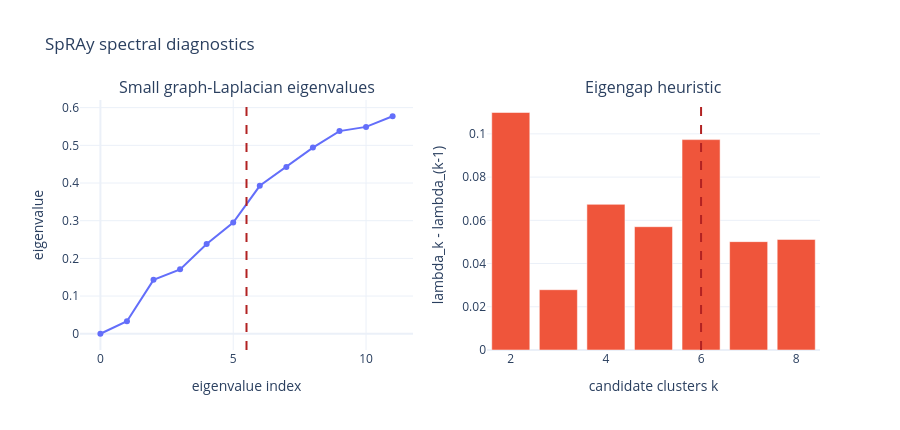
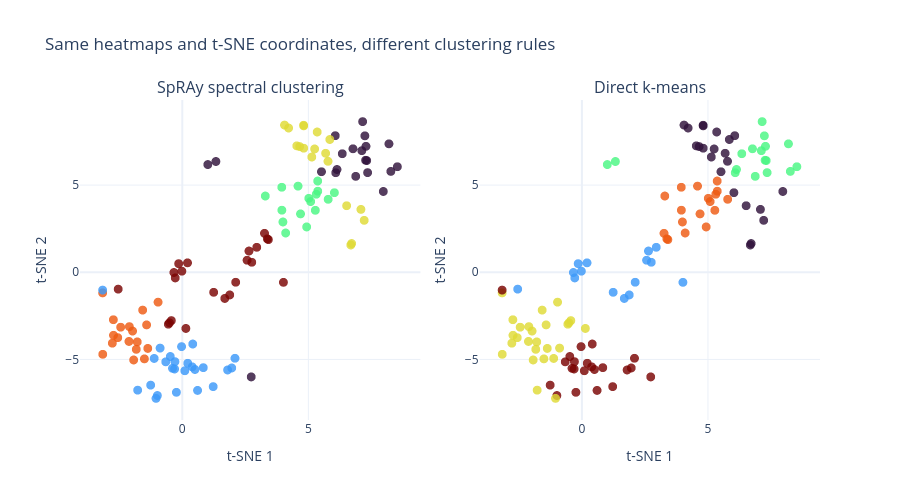

Notebook code for these charts, in order:
### Code cell
# First inspect eigenvalues/eigengaps, then compare labels on one t-SNE view.
build_spectral_diagnostics_figure(spectral_result).show()
build_cluster_comparison_figure(
    tsne_embedding,
    {
        "SpRAy spectral clustering": spectral_labels,
        "Direct k-means": kmeans_labels,
    },
).show()

### Figure 1 — Plotly figure (JSON) as saved in the notebook; plotly's stock layout.template omitted (floating-point values rounded to 4 significant figures)
{"data": [{"mode": "lines+markers", "name": "eigenvalues", "type": "scatter", "x": [0, 1, 2, 3, 4, 5, 6, 7, 8, 9, 10, 11], "xaxis": "x", "y": [5.745e-16, 0.03308, 0.143, 0.1709, 0.2382, 0.2953, 0.3926, 0.4428, 0.4939, 0.5377, 0.5489, 0.5771], "yaxis": "y"}, {"name": "eigengaps", "type": "bar", "x": [2, 3, 4, 5, 6, 7, 8], "xaxis": "x2", "y": [0.1099, 0.02789, 0.06738, 0.05705, 0.09734, 0.05014, 0.05116], "yaxis": "y2"}], "layout": {"annotations": [{"font": {"size": 16}, "showarrow": false, "text": "Small graph-Laplacian eigenvalues", "x": 0.225, "xanchor": "center", "xref": "paper", "y": 1, "yanchor": "bottom", "yref": "paper"}, {"font": {"size": 16}, "showarrow": false, "text": "Eigengap heuristic", "x": 0.775, "xanchor": "center", "xref": "paper", "y": 1, "yanchor": "bottom", "yref": "paper"}], "height": 430, "shapes": [{"line": {"color": "firebrick", "dash": "dash"}, "type": "line", "x0": 5.5, "x1": 5.5, "xref": "x", "y0": 0, "y1": 1, "yref": "y domain"}, {"line": {"color": "firebrick", "dash": "dash"}, "type": "line", "x0": 6, "x1": 6, "xref": "x2", "y0": 0, "y1": 1, "yref": "y2 domain"}], "showlegend": false, "title": {"text": "SpRAy spectral diagnostics"}, "xaxis": {"anchor": "y", "domain": [0, 0.45], "title": {"text": "eigenvalue index"}}, "xaxis2": {"anchor": "y2", "domain": [0.55, 1], "title": {"text": "candidate clusters k"}}, "yaxis": {"anchor": "x", "domain": [0, 1], "title": {"text": "eigenvalue"}}, "yaxis2": {"anchor": "x2", "domain": [0, 1], "title": {"text": "lambda_k - lambda_(k-1)"}}}}

### Figure 2 — Plotly figure (JSON) as saved in the notebook; plotly's stock layout.template omitted (floating-point values rounded to 4 significant figures)
{"data": [{"customdata": [0, 1, 2, 3, 4, 5, 6, 7, 8, 9, 10, 11, 12, 13, 14, 15, 16, 17, 18, 19, 20, 21, 22, 23, 24, 25, 26, 27, 28, 29, 30, 31, 32, 33, 34, 35, 36, 37, 38, 39, 40, 41, 42, 43, 44, 45, 46, 47, 48, 49, 50, 51, 52, 53, 54, 55, 56, 57, 58, 59, 60, 61, 62, 63, 64, 65, 66, 67, 68, 69, 70, 71, 72, 73, 74, 75, 76, 77, 78, 79, 80, 81, 82, 83, 84, 85, 86, 87, 88, 89, 90, 91, 92, 93, 94, 95, 96, 97, 98, 99, 100, 101, 102, 103, 104, 105, 106, 107, 108, 109, 110, 111, 112, 113, 114, 115, 116, 117, 118, 119], "hovertemplate": "sample %{customdata}<br>%{text}<extra></extra>", "marker": {"color": [1, 2, 3, 5, 1, 4, 3, 2, 4, 3, 3, 5, 1, 0, 4, 3, 5, 1, 0, 0, 2, 1, 4, 0, 0, 0, 5, 5, 1, 1, 4, 4, 2, 1, 5, 3, 0, 2, 1, 1, 0, 5, 1, 0, 2, 3, 1, 1, 2, 4, 1, 0, 1, 5, 5, 4, 4, 1, 3, 3, 1, 5, 5, 4, 3, 3, 2, 1, 3, 5, 0, 5, 2, 0, 4, 3, 3, 0, 3, 0, 1, 5, 4, 0, 4, 5, 4, 4, 0, 1, 5, 2, 5, 2, 1, 0, 2, 2, 0, 5, 3, 0, 2, 3, 4, 5, 1, 5, 1, 1, 3, 1, 5, 5, 0, 4, 2, 4, 2, 0], "colorscale": [[0, "#30123b"], [0.07143, "#4145ab"], [0.1429, "#4675ed"], [0.2143, "#39a2fc"], [0.2857, "#1bcfd4"], [0.3571, "#24eca6"], [0.4286, "#61fc6c"], [0.5, "#a4fc3b"], [0.5714, "#d1e834"], [0.6429, "#f3c63a"], [0.7143, "#fe9b2d"], [0.7857, "#f36315"], [0.8571, "#d93806"], [0.9286, "#b11901"], [1, "#7a0402"]], "opacity": 0.82, "size": 9}, "mode": "markers", "showlegend": false, "text": ["cluster 1", "cluster 2", "cluster 3", "cluster 5", "cluster 1", "cluster 4", "cluster 3", "cluster 2", "cluster 4", "cluster 3", "cluster 3", "cluster 5", "cluster 1", "cluster 0", "cluster 4", "cluster 3", "cluster 5", "cluster 1", "cluster 0", "cluster 0", "cluster 2", "cluster 1", "cluster 4", "cluster 0", "cluster 0", "cluster 0", "cluster 5", "cluster 5", "cluster 1", "cluster 1", "cluster 4", "cluster 4", "cluster 2", "cluster 1", "cluster 5", "cluster 3", "cluster 0", "cluster 2", "cluster 1", "cluster 1", "cluster 0", "cluster 5", "cluster 1", "cluster 0", "cluster 2", "cluster 3", "cluster 1", "cluster 1", "cluster 2", "cluster 4", "cluster 1", "cluster 0", "cluster 1", "cluster 5", "cluster 5", "cluster 4", "cluster 4", "cluster 1", "cluster 3", "cluster 3", "cluster 1", "cluster 5", "cluster 5", "cluster 4", "cluster 3", "cluster 3", "cluster 2", "cluster 1", "cluster 3", "cluster 5", "cluster 0", "cluster 5", "cluster 2", "cluster 0", "cluster 4", "cluster 3", "cluster 3", "cluster 0", "cluster 3", "cluster 0", "cluster 1", "cluster 5", "cluster 4", "cluster 0", "cluster 4", "cluster 5", "cluster 4", "cluster 4", "cluster 0", "cluster 1", "cluster 5", "cluster 2", "cluster 5", "cluster 2", "cluster 1", "cluster 0", "cluster 2", "cluster 2", "cluster 0", "cluster 5", "cluster 3", "cluster 0", "cluster 2", "cluster 3", "cluster 4", "cluster 5", "cluster 1", "cluster 5", "cluster 1", "cluster 1", "cluster 3", "cluster 1", "cluster 5", "cluster 5", "cluster 0", "cluster 4", "cluster 2", "cluster 4", "cluster 2", "cluster 0"], "type": "scattergl", "x": [-0.3832, 4.001, 4.822, 2.652, 2.095, -1.366, 6.53, 3.301, -1.57, 4.225, 5.147, -0.1401, -0.302, 7.284, -2.728, 4.064, -0.01303, 1.804, 5.532, 7.255, 5.38, -1.768, -2.114, 6.147, 2.742, 7.363, 2.764, -0.4312, 0.5056, -0.8779, -1.501, -2.774, 4.943, 0.1043, 2.125, 5.259, 7.135, 5.101, 0.2202, -0.2293, 6.079, -0.3295, 1.23, 8.211, 6.045, 7.228, 0.4194, 1.968, 5.324, -3.16, 0.611, 1.017, -1.112, -0.275, 0.1463, -0.9579, -1.784, -0.4722, 5.863, 5.361, -0.2879, 3.381, 1.888, -2.443, 5.697, 4.665, 5.385, -1.252, 4.825, -0.5494, 7.987, 3.269, 4.699, 7.298, -2.557, 6.696, 5.79, 8.546, 7.098, 6.891, 0.3967, 3.423, -2.733, 6.097, -1.823, -0.5055, -1.971, -3.155, 8.286, 0.8383, -2.541, 5.027, 2.961, 5.288, -0.6525, 6.357, 5.797, 3.955, 7.166, 1.691, 6.728, 1.339, 3.959, 4.551, -1.413, 4.021, -0.9859, 2.577, -3.16, -0.02502, 4.826, -1.038, 0.2102, 1.249, 7.328, -1.927, 4.109, -2.098, 4.601, 6.782], "xaxis": "x", "y": [-5.51, 2.885, 8.433, 1.218, -4.933, -4.368, 3.817, 4.372, -2.17, 8.273, 6.609, 0.4928, -5.55, 6.425, -3.615, 8.442, 0.06132, -5.605, 5.767, 7.824, 5.232, -6.762, -3.968, 5.895, -6.003, 5.715, 0.5727, -2.773, -5.577, -4.349, -4.967, -4.068, 2.6, -5.651, -0.5737, 7.071, 6.975, 4.056, -5.22, -6.886, 7.834, -0.01388, -6.56, 7.365, 4.564, 2.978, -4.117, -5.489, 4.475, -1.183, -6.777, 6.178, -4.942, -0.3246, -3.222, -1.714, -3.995, -4.831, 7.615, 8.044, -5.128, 1.918, -1.301, -3.151, 6.824, 7.21, 4.65, -6.474, 8.396, -2.98, 4.635, 2.235, 3.348, 7.224, -3.751, 1.563, 6.363, 6.054, 3.606, 5.502, -5.427, 1.872, -2.723, 5.71, -4.42, -2.899, -3.373, -4.706, 5.785, -5.472, -0.9665, 4.24, 1.431, 3.554, -5.138, 6.799, 4.184, 4.874, 8.64, -1.501, 1.647, 6.352, 3.56, 7.249, -3.02, -0.5785, -7.071, 0.6884, -1.023, -4.266, 7.116, -7.234, 0.5397, -1.15, 6.406, -5.03, 2.252, -3.119, 4.94, 7.082], "yaxis": "y"}, {"customdata": [0, 1, 2, 3, 4, 5, 6, 7, 8, 9, 10, 11, 12, 13, 14, 15, 16, 17, 18, 19, 20, 21, 22, 23, 24, 25, 26, 27, 28, 29, 30, 31, 32, 33, 34, 35, 36, 37, 38, 39, 40, 41, 42, 43, 44, 45, 46, 47, 48, 49, 50, 51, 52, 53, 54, 55, 56, 57, 58, 59, 60, 61, 62, 63, 64, 65, 66, 67, 68, 69, 70, 71, 72, 73, 74, 75, 76, 77, 78, 79, 80, 81, 82, 83, 84, 85, 86, 87, 88, 89, 90, 91, 92, 93, 94, 95, 96, 97, 98, 99, 100, 101, 102, 103, 104, 105, 106, 107, 108, 109, 110, 111, 112, 113, 114, 115, 116, 117, 118, 119], "hovertemplate": "sample %{customdata}<br>%{text}<extra></extra>", "marker": {"color": [5, 4, 0, 1, 5, 3, 0, 4, 3, 0, 0, 1, 5, 2, 3, 0, 1, 5, 0, 2, 4, 3, 3, 2, 5, 2, 1, 3, 5, 3, 3, 3, 4, 5, 1, 0, 2, 4, 5, 5, 0, 1, 5, 2, 0, 0, 5, 5, 4, 3, 5, 2, 3, 1, 3, 3, 3, 5, 0, 0, 5, 4, 1, 3, 0, 0, 4, 5, 0, 3, 0, 4, 4, 2, 3, 0, 0, 2, 0, 2, 5, 4, 3, 2, 3, 3, 3, 3, 2, 5, 1, 4, 1, 4, 5, 2, 4, 4, 2, 1, 0, 2, 4, 0, 3, 1, 5, 1, 5, 5, 0, 3, 1, 1, 2, 3, 4, 3, 4, 2], "colorscale": [[0, "#30123b"], [0.07143, "#4145ab"], [0.1429, "#4675ed"], [0.2143, "#39a2fc"], [0.2857, "#1bcfd4"], [0.3571, "#24eca6"], [0.4286, "#61fc6c"], [0.5, "#a4fc3b"], [0.5714, "#d1e834"], [0.6429, "#f3c63a"], [0.7143, "#fe9b2d"], [0.7857, "#f36315"], [0.8571, "#d93806"], [0.9286, "#b11901"], [1, "#7a0402"]], "opacity": 0.82, "size": 9}, "mode": "markers", "showlegend": false, "text": ["cluster 5", "cluster 4", "cluster 0", "cluster 1", "cluster 5", "cluster 3", "cluster 0", "cluster 4", "cluster 3", "cluster 0", "cluster 0", "cluster 1", "cluster 5", "cluster 2", "cluster 3", "cluster 0", "cluster 1", "cluster 5", "cluster 0", "cluster 2", "cluster 4", "cluster 3", "cluster 3", "cluster 2", "cluster 5", "cluster 2", "cluster 1", "cluster 3", "cluster 5", "cluster 3", "cluster 3", "cluster 3", "cluster 4", "cluster 5", "cluster 1", "cluster 0", "cluster 2", "cluster 4", "cluster 5", "cluster 5", "cluster 0", "cluster 1", "cluster 5", "cluster 2", "cluster 0", "cluster 0", "cluster 5", "cluster 5", "cluster 4", "cluster 3", "cluster 5", "cluster 2", "cluster 3", "cluster 1", "cluster 3", "cluster 3", "cluster 3", "cluster 5", "cluster 0", "cluster 0", "cluster 5", "cluster 4", "cluster 1", "cluster 3", "cluster 0", "cluster 0", "cluster 4", "cluster 5", "cluster 0", "cluster 3", "cluster 0", "cluster 4", "cluster 4", "cluster 2", "cluster 3", "cluster 0", "cluster 0", "cluster 2", "cluster 0", "cluster 2", "cluster 5", "cluster 4", "cluster 3", "cluster 2", "cluster 3", "cluster 3", "cluster 3", "cluster 3", "cluster 2", "cluster 5", "cluster 1", "cluster 4", "cluster 1", "cluster 4", "cluster 5", "cluster 2", "cluster 4", "cluster 4", "cluster 2", "cluster 1", "cluster 0", "cluster 2", "cluster 4", "cluster 0", "cluster 3", "cluster 1", "cluster 5", "cluster 1", "cluster 5", "cluster 5", "cluster 0", "cluster 3", "cluster 1", "cluster 1", "cluster 2", "cluster 3", "cluster 4", "cluster 3", "cluster 4", "cluster 2"], "type": "scattergl", "x": [-0.3832, 4.001, 4.822, 2.652, 2.095, -1.366, 6.53, 3.301, -1.57, 4.225, 5.147, -0.1401, -0.302, 7.284, -2.728, 4.064, -0.01303, 1.804, 5.532, 7.255, 5.38, -1.768, -2.114, 6.147, 2.742, 7.363, 2.764, -0.4312, 0.5056, -0.8779, -1.501, -2.774, 4.943, 0.1043, 2.125, 5.259, 7.135, 5.101, 0.2202, -0.2293, 6.079, -0.3295, 1.23, 8.211, 6.045, 7.228, 0.4194, 1.968, 5.324, -3.16, 0.611, 1.017, -1.112, -0.275, 0.1463, -0.9579, -1.784, -0.4722, 5.863, 5.361, -0.2879, 3.381, 1.888, -2.443, 5.697, 4.665, 5.385, -1.252, 4.825, -0.5494, 7.987, 3.269, 4.699, 7.298, -2.557, 6.696, 5.79, 8.546, 7.098, 6.891, 0.3967, 3.423, -2.733, 6.097, -1.823, -0.5055, -1.971, -3.155, 8.286, 0.8383, -2.541, 5.027, 2.961, 5.288, -0.6525, 6.357, 5.797, 3.955, 7.166, 1.691, 6.728, 1.339, 3.959, 4.551, -1.413, 4.021, -0.9859, 2.577, -3.16, -0.02502, 4.826, -1.038, 0.2102, 1.249, 7.328, -1.927, 4.109, -2.098, 4.601, 6.782], "xaxis": "x2", "y": [-5.51, 2.885, 8.433, 1.218, -4.933, -4.368, 3.817, 4.372, -2.17, 8.273, 6.609, 0.4928, -5.55, 6.425, -3.615, 8.442, 0.06132, -5.605, 5.767, 7.824, 5.232, -6.762, -3.968, 5.895, -6.003, 5.715, 0.5727, -2.773, -5.577, -4.349, -4.967, -4.068, 2.6, -5.651, -0.5737, 7.071, 6.975, 4.056, -5.22, -6.886, 7.834, -0.01388, -6.56, 7.365, 4.564, 2.978, -4.117, -5.489, 4.475, -1.183, -6.777, 6.178, -4.942, -0.3246, -3.222, -1.714, -3.995, -4.831, 7.615, 8.044, -5.128, 1.918, -1.301, -3.151, 6.824, 7.21, 4.65, -6.474, 8.396, -2.98, 4.635, 2.235, 3.348, 7.224, -3.751, 1.563, 6.363, 6.054, 3.606, 5.502, -5.427, 1.872, -2.723, 5.71, -4.42, -2.899, -3.373, -4.706, 5.785, -5.472, -0.9665, 4.24, 1.431, 3.554, -5.138, 6.799, 4.184, 4.874, 8.64, -1.501, 1.647, 6.352, 3.56, 7.249, -3.02, -0.5785, -7.071, 0.6884, -1.023, -4.266, 7.116, -7.234, 0.5397, -1.15, 6.406, -5.03, 2.252, -3.119, 4.94, 7.082], "yaxis": "y2"}], "layout": {"annotations": [{"font": {"size": 16}, "showarrow": false, "text": "SpRAy spectral clustering", "x": 0.23, "xanchor": "center", "xref": "paper", "y": 1, "yanchor": "bottom", "yref": "paper"}, {"font": {"size": 16}, "showarrow": false, "text": "Direct k-means", "x": 0.77, "xanchor": "center", "xref": "paper", "y": 1, "yanchor": "bottom", "yref": "paper"}], "height": 500, "title": {"text": "Same heatmaps and t-SNE coordinates, different clustering rules"}, "xaxis": {"anchor": "y", "domain": [0, 0.46], "title": {"text": "t-SNE 1"}}, "xaxis2": {"anchor": "y2", "domain": [0.54, 1], "title": {"text": "t-SNE 1"}}, "yaxis": {"anchor": "x", "domain": [0, 1], "title": {"text": "t-SNE 2"}}, "yaxis2": {"anchor": "x2", "domain": [0, 1], "title": {"text": "t-SNE 2"}}}}
